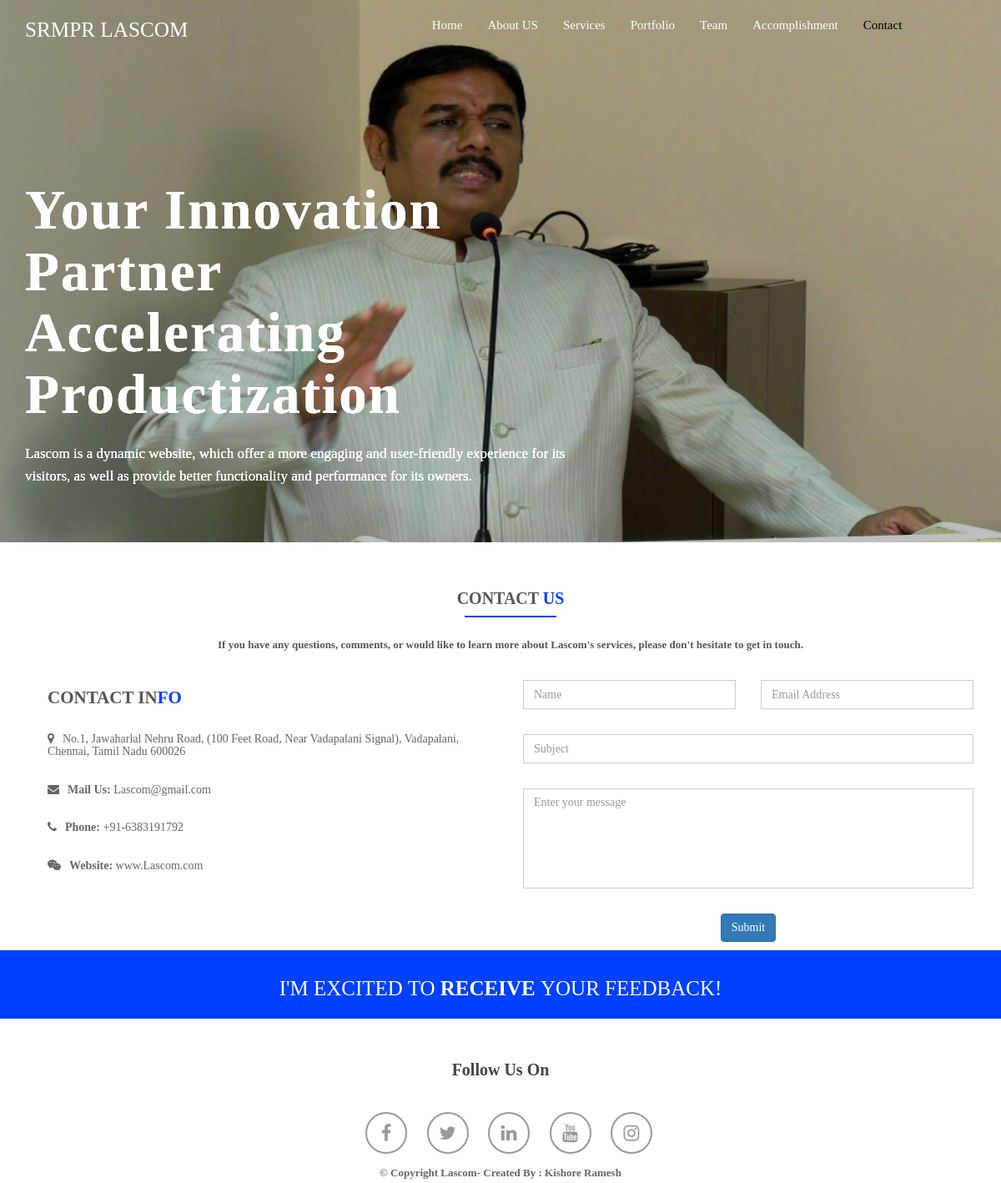
The page /contact.php on the database its author committed.
### tables this page shows
CREATE TABLE `homepage` (
  `id` int(11) NOT NULL,
  `Paragraph` text NOT NULL,
  `Date_and_Time` datetime NOT NULL
);

CREATE TABLE `paragraph` (
  `ParagraphID` int(11) NOT NULL,
  `Content` varchar(1000) NOT NULL,
  `Date_and_Time` datetime NOT NULL
);

### contact.php (the view, shortened to what this page needs)
<!DOCTYPE html>
<html lang="en">
<head>
    <link rel="stylesheet" type="text/css" href="css/bootstrap.css">
    <link rel="stylesheet" type="text/css" href="css/style.css">
    <link rel="stylesheet" type="text/css" href="css/responsive.css">
    <link rel="stylesheet" type="text/css" href="css/animate.css">
    <link rel="stylesheet" type="text/css" href="css/prettyPhoto.css">
    <link rel="stylesheet" href="https://cdnjs.cloudflare.com/ajax/libs/font-awesome/4.7.0/css/font-awesome.min.css" />
    <link rel="stylesheet" type="text/css" href="css/owl.carousel.css">
    <link rel="stylesheet" type="text/css" href="css/owl.theme.css">
    <link rel="stylesheet" type="text/css" href="css/owl.transitions.css">
</head>
<body data-spy="scroll" data-target=".navbar-default" data-offset="100">
    <header id="menu">
        <div class="navbar navbar-default navbar-fixed-top">
            <div class="container">
                <div class="container-fluid">
                    <div class="navbar-header">
                        <a class="navbar-brand" href="#menu">
                            <h1 style="font-size: 1.4em;">SRMPR LASCOM</h1>
                        </a>
                    </div>
                    <div class="collapse navbar-collapse" id="bs-example-navbar-collapse-1">
                        <ul class="nav navbar-nav">
                            <li><a href="Home.php">Home</a></li>
                            <li><a href="AboutUS.php">About US</a></li>
                            <li><a href="Services.php">Services</a></li>
                            <li><a href="Portfolio.php">Portfolio</a></li>
                            <li><a href="Team.php">Team</a></li>
                            <li><a href="Blog.php">Accomplishment</a></li>
                            <li class="active"><a class="scroll" href="Contact.php">Contact</a></li>
                        </ul>
                    </div>
                </div>
            </div>
        </div>
    </header>
    <section id="slider">
        <div id="home-carousel" class="carousel slide" data-ride="carousel">
            <div class="carousel-inner">
                <div class="item active" style="background-image:url(images/Slider/slider-4.jpg); filter: brightness(150%);">
                    <div class="carousel-caption container">
                        <div class="row">
                            <div class="col-md-7 col-sm-12 col-xs-12">
                                <h2>Your Innovation Partner <br> Accelerating Productization</h2>
                                <p>
                                    <?php
                                    $connection = new mysqli("localhost", "root", "", "lascomdb");
                                    $sql = "SELECT Paragraph FROM homepage WHERE id = 2";
                                    $result = mysqli_query($connection, $sql);
                                    $row = mysqli_fetch_assoc($result);
                                    $Paragraph = $row['Paragraph'];
                                    echo $Paragraph;
                                    ?>
                                </p>
                            </div>
                        </div>
                    </div>
                </div>
            </div>
        </div>
    </section>
    <section id="contact">
        <div class="container">
            <div class="col-md-8 col-md-offset-2">
                <div class="heading">
                    <h2>CONTACT <span>US</span></h2>
                    <div class="line"></div>
                    <p>
                        <?php
                        $connection = new mysqli("localhost", "root", "", "lascomdb");
                        $sql = "SELECT Content FROM paragraph WHERE Paragraphid = 13";
                        $result = mysqli_query($connection, $sql);
                        $row = mysqli_fetch_assoc($result);
                        $content = $row['Content'];
                        echo $content;
                        ?>
                    </p>
                </div>
            </div>
            <div class="text-center">
                <div class="col-md-6 col-sm-6 contact-sec-1">
                    <h4>CONTACT IN<span>FO</span></h4>
                    <ul class="contact-form">
                        <li><i class="fa fa-map-marker"></i>
                            <h6>
                                <?php
                                $connection = new mysqli("localhost", "root", "", "lascomdb");
                                $sql = "SELECT Content FROM paragraph WHERE Paragraphid = 14";
                                $result = mysqli_query($connection, $sql);
                                $row = mysqli_fetch_assoc($result);
                                $content = $row['Content'];
                                echo $content;
                                ?>
                            </h6>
                        </li>
                        <li><i class="fa fa-envelope"></i>
                            <h6><strong>Mail Us:</strong> <a href="#">Lascom@gmail.com</a></h6>
                        </li>
                        <li><i class="fa fa-phone"></i>
                            <h6><strong>Phone:</strong> +91-6383191792 </h6>
                        </li>
                        <li><i class="fa fa-wechat"></i>
                            <h6><strong>Website:</strong> <a href="#">www.Lascom.com</a> </h6>
                        </li>
                    </ul>
                </div>
                <div class="col-md-6 col-sm-6">
                    <form id="main-contact-form" action="Contact.php" name="frmContact" method="post">
                        <div class="row  wow fadeInDown" data-wow-duration="1000ms" data-wow-delay="300ms">
                            <div class="col-sm-6">
                                <div class="form-group">
                                    <input type="text" name="txtname" class="form-control" placeholder="Name" required="required">
                                </div>
                            </div>
                            <div class="col-sm-6">
                                <div class="form-group">
                                    <input type="email" name="txtmail" class="form-control" placeholder="Email Address" required="required">
                                </div>
                            </div>
                        </div>
                        <div class="form-group">
                            <input type="text" name="txtsubject" class="form-control" placeholder="Subject" required="required">
                        </div>
                        <div class="form-group">
                            <textarea name="txtmessage" id="message" class="form-control" rows="4" placeholder="Enter your message" required="required"></textarea>
                        </div>
                        <input class="btn btn-primary" name="txtsubmit" type="submit" />
                    </form>
                </div>
            </div>
        </div>
    </section>
    <footer id="footer">
        <div class="bg-sec">
            <div class="container">
                <h2>I'm excited to <strong>receive </strong>your feedback!</h2>
            </div>
        </div>
    </footer>
    <footer id="footer-down">
        <h2>Follow Us On</h2>
        <ul class="social-icon">
            <li><a href="#"><i class="fa fa-facebook-f"></i></a></li>
            <li><a href="#"><i class="fa fa-twitter"></i></a></li>
            <li><a href="#"><i class="fa fa-linkedin"></i></a></li>
            <li><a href="#"><i class="fa fa-youtube"></i></a></li>
            <li><a href="#"><i class="fa fa-instagram"></i></a></li>
        </ul>
        <p> &copy; Copyright Lascom- Created By : Kishore Ramesh </p>
    </footer>
</body>
</html>

### css/style.css (style rules this page uses)
* { margin: 0 auto; }
body { font-family: 'helvetica_ce_55_romanregular'; }
p { font-size: 13px; color: #666; font-weight: bolder; line-height: 25px; font-family: 'open_sansregular'; }
h1, h2, h3, h4, h5, h6, .h1, .h2, .h3, .h4, .h5, .h6 { font-family: 'helvetica_ce_55_romanregular'; }
h1 { color: #fff; font-size: 30px; text-transform: uppercase; }
h2 { color: #555; font-size: 20px; text-transform: uppercase; font-weight: bolder; }
h4 { color: #555; font-size: 21px; text-transform: uppercase; }
h6 { font-size: 16px; }
strong { font-weight: bolder; }
span { color: #0040ff; }
.line { border: 1px solid #0040ff; width: 15%; }
.navbar-default { background: rgba(248, 248, 248, 0); border: rgba(248, 248, 248, 0); padding: 5px 5px; }
#menu { position: absolute; }
#menu .nav { left: 25%; position: relative; }
#menu ul.nav li a { font-size: 15px; color: #fff; }
#menu .nav>li>a { background: none; color: #fff; }
#menu .navbar-default .navbar-nav>.active>a, .navbar-default .navbar-nav>.active>a:hover, .navbar-default .navbar-nav>.active>a:focus { color: black; background: transparent; }
a.navbar-brand { padding: 0px; margin-top: -3px; }
ul.nav li.active a:before { opacity: 1; }
#home-carousel .item { background-position: center top; background-repeat: no-repeat; background-size: cover; width: 100%; height: 650px; }
#home-carousel .item:before { background-color: #000; content: ""; height: 100%; top: 0; left: 0; opacity: 0.5; position: absolute; width: 100%; }
.carousel-caption { left: 15px; right: 15px; top: 50%; font-size: 15px; text-align: left; color: #fff; text-shadow: none; margin-top: -130px; }
.carousel-caption h2 { color: #fff; font-size: 75px; font-weight: 600; margin-top: 0px; text-transform: none; letter-spacing: 2px; margin-bottom: 20px; }
.carousel-caption p { color: #FFFFFF; font-size: 17px; font-weight: normal; line-height: 27px; }
#home-carousel .item h1, #home-carousel .item h2, #home-carousel .item p { opacity: 0; -moz-transform: scale(0.5); -webkit-transform: scale(0.5); -o-transform: scale(0.5); -ms-transform: scale(0.5); transform: scale(0.5); }
#home-carousel .item.active h1, #home-carousel .item.active h2, #home-carousel .item.active p { opacity: 1; -moz-transform: scale(1); -webkit-transform: scale(1); -o-transform: scale(1); -ms-transform: scale(1); transform: scale(1); }
#home-carousel .item h2 { -webkit-transition: all 0.5s ease-in-out 0.30s; -moz-transition: all 0.5s ease-in-out 0.30s; -ms-transition: all 0.5s ease-in-out 0.30s; -o-transition: all 0.5s ease-in-out 0.30s; transition: all 0.5s ease-in-out 0.30s; }
#home-carousel .item p { -webkit-transition: all 0.5s ease-in-out 0.45s; -moz-transition: all 0.5s ease-in-out 0.45s; -ms-transition: all 0.5s ease-in-out 0.45s; -o-transition: all 0.5s ease-in-out 0.45s; transition: all 0.5s ease-in-out 0.45s; }
.heading h2 { font-family: 'helvetica_ce_55_romanregular'; }
.heading p { padding: 20px 0px; font-size: 13px; font-weight: bolder; color: #555; }
.bg-sec { background: #0040ff; margin-top: 10px; padding: 1% 0%; }
#contact { text-align: center; padding: 3% 0% 0% 2%; }
.contact-sec-1 { text-align: left; }
.contact-sec-1 h4 { font-weight: bold; }
.contact-sec-1 ul.contact-form li i.fa { color: #666; float: left; margin-right: 10px; }
.contact-sec-1 ul.contact-form li h6 { font-size: 14px; color: #666; margin: 0; }
.contact-sec-1 ul { padding: 0; position: relative; top: 20px; }
.contact-sec-1 ul li { display: block; padding-bottom: 30px; }
.contact-sec-1 ul li a { color: #666; }
.form-group { margin-bottom: 30px; }
textarea.form-control { min-height: 120px; resize: none; }
.form-control { border: 1px solid #ccc; height: 35px; border-radius: 0; box-shadow: none; }
#footer { text-align: center; }
#footer .bg-sec h2 { color: #FFFFFF; font-size: 25px; font-weight: normal; }
#footer-down { position: relative; top: 30px; text-align: center; }
#footer-down h2 { color: #444; margin: 20px 0px 40px 0px; text-transform: none; }
#footer-down ul li { display: inline-block; margin-right: 20px; }
#footer-down ul li a i.fa { color: #999; font-size: 22px; border: 2px solid #999; height: 50px; width: 50px; border-radius: 50px; padding: 25%; }

### css/responsive.css (style rules this page uses)
@media all and (min-width: 993px) and (max-width: 1200px) { .carousel-caption h2 { font-size:67px; } }

### rows shown on the page
homepage: Paragraph "Lascom is a dynamic website, which offer a more engaging and user-friendly experience for its visitors, as well as provide better functionality and performance for its owners."
paragraph: Content "If you have any questions, comments, or would like to learn more about Lascom's services, please don't hesitate to get in touch."
paragraph: Content "No.1, Jawaharlal Nehru Road, (100 Feet Road, Near Vadapalani Signal), Vadapalani, Chennai, Tamil Nadu 600026"
